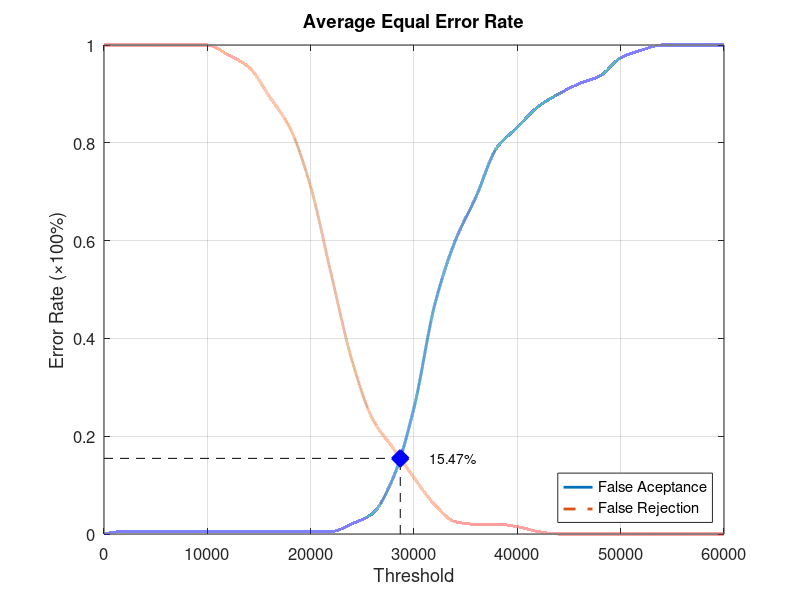
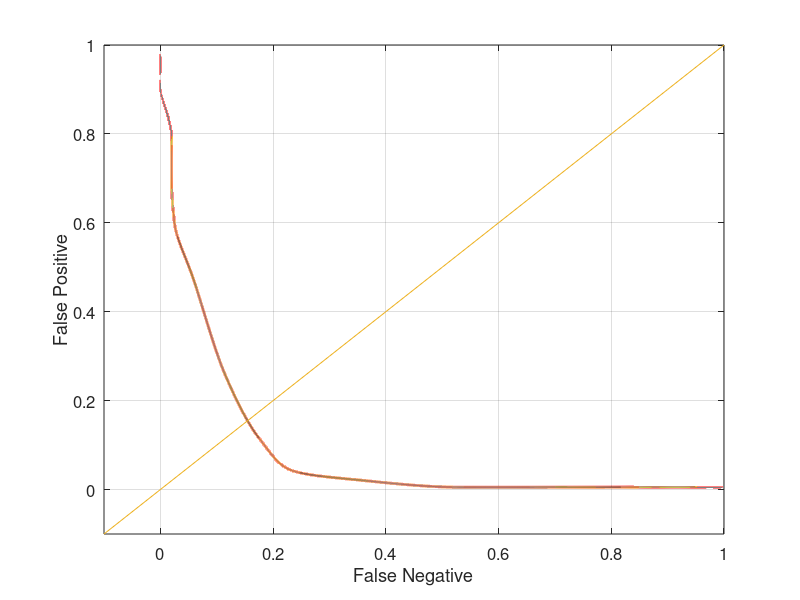

MATLAB code for these plots, in order:
function yEER = Database4_1
close all;
clear;
clc;
x = 0:2000:60000;
xq = 0:0.5:60000;

y0 = [0 0.00526316 0.00526316 0.00526316 0.00526316 0.00526316 0.00526316 0.00526316 0.00526316 0.00526316 0.00526316 0.00526316 0.0210526 0.0421053 0.115789 0.257895 0.468421 0.6 0.689474 0.789474 0.831579 0.873684 0.9 0.921053 0.936842 0.973684 0.989474 1 1 1 1];
yy0 = interp1(x, y0, xq, 'pchip');
y1 = [1 1 1 1 1 1 0.98 0.955 0.895 0.83 0.71 0.53 0.355 0.235 0.175 0.115 0.06 0.025 0.02 0.02 0.015 0.005 0 0 0 0 0 0 0 0 0];
yy1 = interp1(x, y1, xq, 'pchip');

% Calculating EER: 
y2 = abs(y0 - y1);
find(y2 == min(y2))
yy2 = abs(yy0 - yy1);
xEER = find(yy2 == min(yy2));
xEERIndex = xq(xEER) % X-axis EER
yEER = yy0(xEER) % Y-axis EER

main = figure
plot(xq, yy0,'-','LineWidth', 2);	hold on
plot(xq, yy1,'--','LineWidth', 2);	hold on
plot([xEERIndex xEERIndex], [0 yEER], 'k--');	hold on
plot([0 xEERIndex], [yEER yEER], 'k--');	hold on
plot(xEERIndex, yEER, 'bx', 'LineWidth', 10);	hold on
text(xEERIndex + 10 * xEERIndex / 100, yEER, [num2str(round((10000 * yEER)) / 100) '%'])
legend('False Aceptance', 'False Rejection', 'Location', 'SouthEast')
xlabel('Threshold')
ylabel('Error Rate (\times100%)')
title('Average Equal Error Rate')
set(gca, 'FontSize', 12)
axis([0 60000 0 1])
grid on

print(main, 'Database4_1Main', '-dpng');
FNRxFPR = figure('Color', [1 1 1]);
plot(yy1, yy0, '-', yy1, yy0, 'LineWidth', 2);
hold on
y = -0.1:0.1:1
plot(y, y); 
set(gca, 'FontSize', 12)
xlabel('False Negative')
ylabel('False Positive')
axis([-0.1 1 -0.1 1])
set(gca, 'FontSize', 12)
grid on

print(FNRxFPR, 'Database4_1FNRxFPR','-dpng');
end
